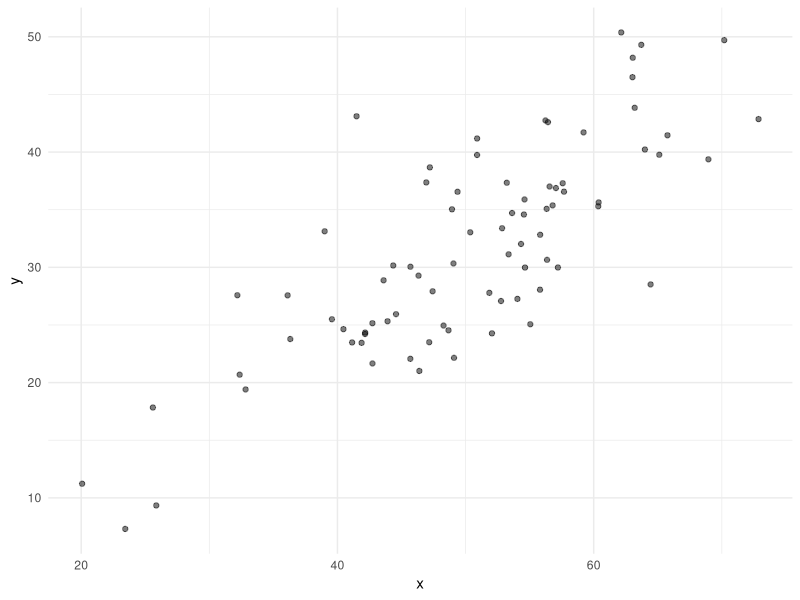
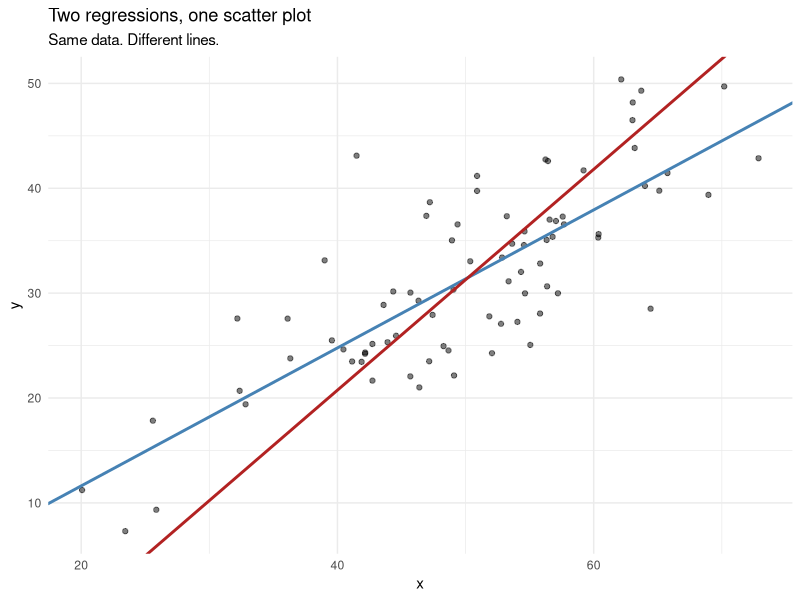

The R script that drew these images, in order:
## ----echo=FALSE, message=FALSE, warning=FALSE---------------------------------
library(tidyverse)
set.seed(42)


## -----------------------------------------------------------------------------
n <- 80
x <- rnorm(n, mean = 50, sd = 10)
y <- 2 + 0.6 * x + rnorm(n, sd = 6)

ggplot(data.frame(x, y), aes(x = x, y = y)) +
  geom_point(alpha = 0.5) +
  theme_minimal()


## -----------------------------------------------------------------------------
cor(x, y)
cor(y, x)


## -----------------------------------------------------------------------------
# Regression of y on x
fitYx <- lm(y ~ x)
# Regression of x on y
fitXy <- lm(x ~ y)


## -----------------------------------------------------------------------------
a <- coef(fitXy)[1]
b <- coef(fitXy)[2]

# Rearranged: y = -a/b + (1/b) * x
interceptRearranged <- -a / b
slopeRearranged <- 1 / b


## ----echo=FALSE---------------------------------------------------------------
ggplot(data.frame(x, y), aes(x = x, y = y)) +
  geom_point(alpha = 0.5) +
  geom_abline(
    intercept = coef(fitYx)[1], slope = coef(fitYx)[2],
    color = "steelblue", linewidth = 1, aes(linetype = "lm(y ~ x)")
  ) +
  geom_abline(
    intercept = interceptRearranged, slope = slopeRearranged,
    color = "firebrick", linewidth = 1, aes(linetype = "lm(x ~ y) rearranged")
  ) +
  scale_linetype_manual(
    name = "Model",
    values = c(
      "lm(y ~ x)" = "solid",
      "lm(x ~ y) rearranged" = "dashed"
    ),
    guide = guide_legend()
  ) +
  labs(
    title = "Two regressions, one scatter plot",
    subtitle = "Same data. Different lines."
  ) +
  theme_minimal()


## -----------------------------------------------------------------------------
r <- cor(x, y)
slopeFormula <- r * (sd(y) / sd(x))
slopeLm <- coef(fitYx)[2]

round(c(from_formula = slopeFormula, from_lm = slopeLm), 6)


## -----------------------------------------------------------------------------
# Small correlation, large n
rSmall <- 0.11
nLarge <- 1000
tStat <- rSmall * sqrt(nLarge - 2) / sqrt(1 - rSmall^2)
pVal <- 2 * pt(-abs(tStat), df = nLarge - 2)
pVal
